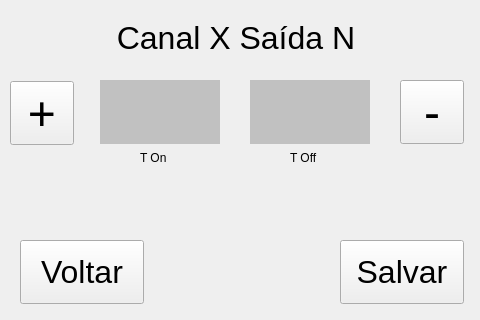
<?xml version="1.0" encoding="UTF-8"?>
<ui version="4.0">
 <class>FormConfiguracaoSaidas</class>
 <widget class="QWidget" name="FormConfiguracaoSaidas">
  <property name="geometry">
   <rect>
    <x>0</x>
    <y>0</y>
    <width>480</width>
    <height>320</height>
   </rect>
  </property>
  <property name="windowTitle">
   <string>Configuração</string>
  </property>
  <widget class="QPushButton" name="btVoltar">
   <property name="geometry">
    <rect>
     <x>20</x>
     <y>240</y>
     <width>124</width>
     <height>64</height>
    </rect>
   </property>
   <property name="font">
    <font>
     <pointsize>24</pointsize>
    </font>
   </property>
   <property name="text">
    <string>Voltar</string>
   </property>
  </widget>
  <widget class="QPushButton" name="btSalvar">
   <property name="geometry">
    <rect>
     <x>340</x>
     <y>240</y>
     <width>124</width>
     <height>64</height>
    </rect>
   </property>
   <property name="font">
    <font>
     <pointsize>24</pointsize>
    </font>
   </property>
   <property name="text">
    <string>Salvar</string>
   </property>
  </widget>
  <widget class="QLabel" name="lbTon">
   <property name="geometry">
    <rect>
     <x>100</x>
     <y>80</y>
     <width>120</width>
     <height>64</height>
    </rect>
   </property>
   <property name="styleSheet">
    <string notr="true">background-color: rgb(193, 193, 193);</string>
   </property>
   <property name="text">
    <string/>
   </property>
  </widget>
  <widget class="QLabel" name="lbToff">
   <property name="geometry">
    <rect>
     <x>250</x>
     <y>80</y>
     <width>120</width>
     <height>64</height>
    </rect>
   </property>
   <property name="styleSheet">
    <string notr="true">background-color: rgb(193, 193, 193);</string>
   </property>
   <property name="text">
    <string/>
   </property>
  </widget>
  <widget class="QPushButton" name="btPlus">
   <property name="geometry">
    <rect>
     <x>10</x>
     <y>81</y>
     <width>64</width>
     <height>64</height>
    </rect>
   </property>
   <property name="font">
    <font>
     <pointsize>36</pointsize>
    </font>
   </property>
   <property name="text">
    <string>+</string>
   </property>
  </widget>
  <widget class="QPushButton" name="btMinus">
   <property name="geometry">
    <rect>
     <x>400</x>
     <y>80</y>
     <width>64</width>
     <height>64</height>
    </rect>
   </property>
   <property name="font">
    <font>
     <pointsize>36</pointsize>
    </font>
   </property>
   <property name="text">
    <string>-</string>
   </property>
  </widget>
  <widget class="QLabel" name="label_3">
   <property name="geometry">
    <rect>
     <x>0</x>
     <y>20</y>
     <width>472</width>
     <height>32</height>
    </rect>
   </property>
   <property name="font">
    <font>
     <pointsize>24</pointsize>
    </font>
   </property>
   <property name="text">
    <string>&lt;html&gt;&lt;head/&gt;&lt;body&gt;&lt;p align=&quot;center&quot;&gt;Canal X Saída N&lt;/p&gt;&lt;/body&gt;&lt;/html&gt;</string>
   </property>
  </widget>
  <widget class="QLabel" name="label">
   <property name="geometry">
    <rect>
     <x>140</x>
     <y>150</y>
     <width>60</width>
     <height>16</height>
    </rect>
   </property>
   <property name="text">
    <string>T On</string>
   </property>
  </widget>
  <widget class="QLabel" name="label_2">
   <property name="geometry">
    <rect>
     <x>290</x>
     <y>150</y>
     <width>60</width>
     <height>16</height>
    </rect>
   </property>
   <property name="text">
    <string>T Off</string>
   </property>
  </widget>
 </widget>
 <resources/>
 <connections/>
</ui>
